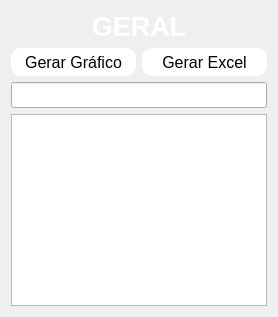
          <widget class="QWidget" name="tab_2">
           <attribute name="title">
            <string>GERAL</string>
           </attribute>
           <layout class="QVBoxLayout" name="verticalLayout_10">
            <item>
             <widget class="QLabel" name="label_17">
              <property name="font">
               <font>
                <pointsize>20</pointsize>
                <weight>75</weight>
                <bold>true</bold>
               </font>
              </property>
              <property name="styleSheet">
               <string notr="true">color: rgb(255, 255, 255);</string>
              </property>
              <property name="text">
               <string>GERAL</string>
              </property>
              <property name="alignment">
               <set>Qt::AlignCenter</set>
              </property>
             </widget>
            </item>
            <item>
             <layout class="QHBoxLayout" name="horizontalLayout_4">
              <item>
               <widget class="QPushButton" name="btn_chart">
                <property name="minimumSize">
                 <size>
                  <width>123</width>
                  <height>28</height>
                 </size>
                </property>
                <property name="sizeIncrement">
                 <size>
                  <width>0</width>
                  <height>0</height>
                 </size>
                </property>
                <property name="cursor">
                 <cursorShape>PointingHandCursor</cursorShape>
                </property>
                <property name="styleSheet">
                 <string notr="true">QPushButton{
	color: rgb(0,0,10);
    border-radius: 10px; 
	font-size: 16px; 
	background-color: #fff;
;}

QPushButton:hover{
	
	background-color: rgb(170, 255, 255);
	 color:black
}

</string>
                </property>
                <property name="text">
                 <string>Gerar Gráfico</string>
                </property>
               </widget>
              </item>
              <item>
               <widget class="QPushButton" name="btn_excel">
                <property name="minimumSize">
                 <size>
                  <width>123</width>
                  <height>28</height>
                 </size>
                </property>
                <property name="sizeIncrement">
                 <size>
                  <width>0</width>
                  <height>0</height>
                 </size>
                </property>
                <property name="cursor">
                 <cursorShape>PointingHandCursor</cursorShape>
                </property>
                <property name="styleSheet">
                 <string notr="true">QPushButton{
	color: rgb(0,0,10);
    border-radius: 10px; 
	font-size: 16px; 
	background-color: #fff;
;}

QPushButton:hover{
	
	background-color: rgb(170, 255, 255);
	 color:black
}

</string>
                </property>
                <property name="text">
                 <string>Gerar Excel</string>
                </property>
               </widget>
              </item>
             </layout>
            </item>
            <item>
             <widget class="QLineEdit" name="txt_search">
              <property name="font">
               <font>
                <pointsize>11</pointsize>
               </font>
              </property>
              <property name="styleSheet">
               <string notr="true">color: rgb(255, 255, 255);</string>
              </property>
              <property name="alignment">
               <set>Qt::AlignCenter</set>
              </property>
              <property name="placeholderText">
               <string>Filtro</string>
              </property>
             </widget>
            </item>
            <item>
             <widget class="QTableView" name="tb_geral"/>
            </item>
           </layout>
          </widget>
